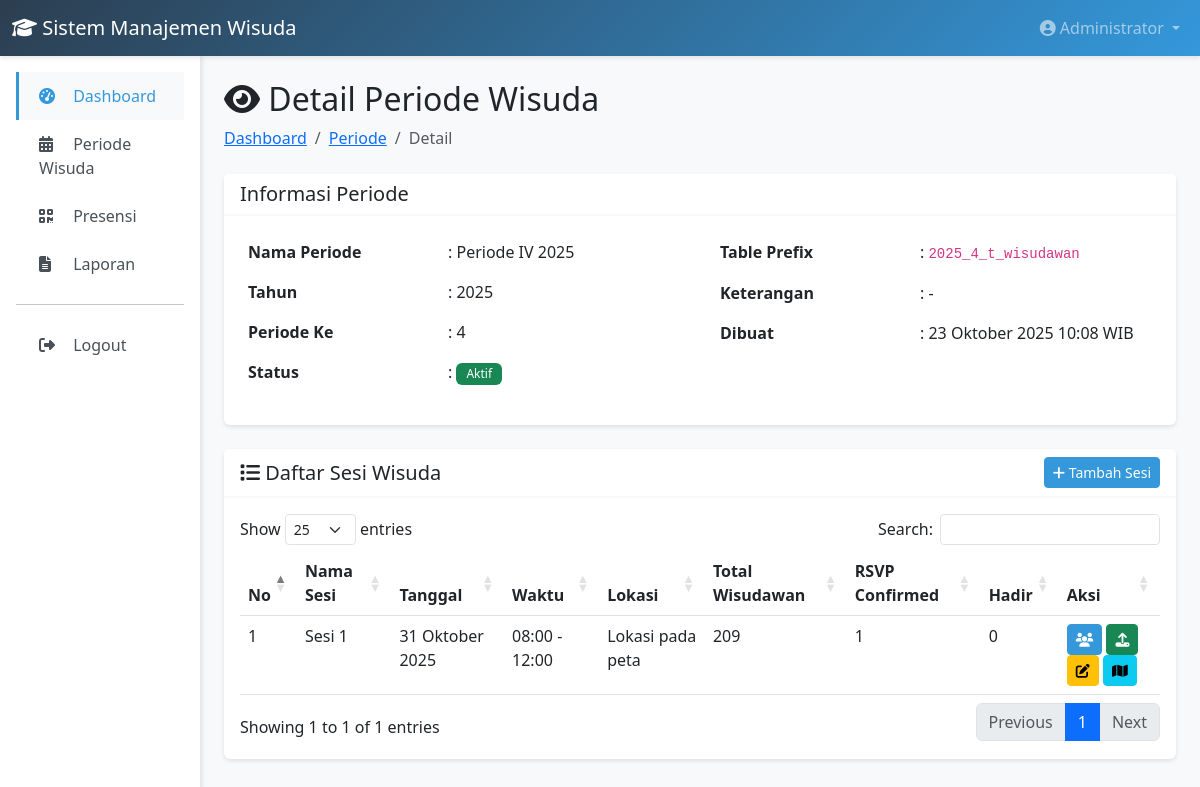
Page /index.php?url=admin/viewPeriode/2 (signed in) on the committed database.
### tables this page shows
CREATE TABLE `periode_wisuda` (
  `id` int NOT NULL,
  `nama_periode` varchar(100) NOT NULL,
  `tahun` year NOT NULL,
  `periode_ke` tinyint NOT NULL,
  `status` enum('aktif','selesai','draft') DEFAULT 'draft',
  `table_prefix` varchar(50) NOT NULL,
  `keterangan` text,
  `created_by` int DEFAULT NULL,
  `created_at` timestamp NULL DEFAULT CURRENT_TIMESTAMP,
  `updated_at` timestamp NULL DEFAULT CURRENT_TIMESTAMP ON UPDATE CURRENT_TIMESTAMP
);

CREATE TABLE `sesi_wisuda` (
  `id` int NOT NULL,
  `periode_id` int NOT NULL,
  `nama_sesi` varchar(100) NOT NULL,
  `tanggal` date NOT NULL,
  `waktu_mulai` time NOT NULL,
  `waktu_selesai` time NOT NULL,
  `lokasi` varchar(255) NOT NULL,
  `lokasi_iframe` text,
  `latitude` decimal(10,8) DEFAULT NULL,
  `longitude` decimal(11,8) DEFAULT NULL,
  `kapasitas` int DEFAULT '0',
  `informasi_tambahan` text,
  `created_at` timestamp NULL DEFAULT CURRENT_TIMESTAMP,
  `updated_at` timestamp NULL DEFAULT CURRENT_TIMESTAMP ON UPDATE CURRENT_TIMESTAMP
);

### app/controllers/AdminController.php (called while the page is built, shortened)
<?php
class AdminController extends Controller {
    private $periodeModel;
    private $sesiModel;
    public function __construct() {
        $this->periodeModel = new PeriodeWisuda();
        $this->sesiModel = new SesiWisuda();
    }
    public function viewPeriode($id) {
        $periode = $this->periodeModel->find($id);
        $sesiList = $this->sesiModel->getWithStats($id);
        $data = [
            'title' => 'Detail Periode - ' . $periode['nama_periode'],
            'periode' => $periode,
            'sesi_list' => $sesiList
        ];
        $this->view('admin/periode/view', $data);
    }
}

### app/helpers/functions.php (called while the page is built, shortened)
<?php
function e($string) {
    return htmlspecialchars($string, ENT_QUOTES, 'UTF-8');
}
function url($path = '') {
    if (empty($path)) {
        return BASE_URL . 'index.php';
    }
    return BASE_URL . 'index.php?url=' . ltrim($path, '/');
}
function formatDateIndo($date) {
    $months = [
        1 => 'Januari', 'Februari', 'Maret', 'April', 'Mei', 'Juni',
        'Juli', 'Agustus', 'September', 'Oktober', 'November', 'Desember'
    ];
    $timestamp = strtotime($date);
    $day = date('d', $timestamp);
    $month = $months[(int)date('m', $timestamp)];
    $year = date('Y', $timestamp);
    return $day . ' ' . $month . ' ' . $year;
}
function formatDateTimeIndo($datetime) {
    $timestamp = strtotime($datetime);
    return formatDateIndo($datetime) . ' ' . date('H:i', $timestamp) . ' WIB';
}

### app/core/Model.php (called while the page is built, shortened)
<?php
class Model {
    protected $db;
    protected $table;
    protected $primaryKey = 'id';
    public function __construct() {
        $this->db = Database::getInstance()->getConnection();
    }
    public function find($id) {
        $stmt = $this->db->prepare("SELECT * FROM {$this->table} WHERE {$this->primaryKey} = ?");
        $stmt->execute([$id]);
        return $stmt->fetch();
    }
    public function query($sql, $params = []) {
        $stmt = $this->db->prepare($sql);
        $stmt->execute($params);
        return $stmt;
    }
    public function queryOne($sql, $params = []) {
        $stmt = $this->query($sql, $params);
        return $stmt->fetch();
    }
    public function queryAll($sql, $params = []) {
        $stmt = $this->query($sql, $params);
        return $stmt->fetchAll();
    }
}

### app/core/Database.php (called while the page is built, shortened)
<?php
class Database {
    private static $instance = null;
    private $connection;
    private function __construct() {
        try {
            $dsn = "mysql:host=" . DB_HOST . ";dbname=" . DB_NAME . ";charset=" . DB_CHARSET;
            $options = [
                PDO::ATTR_ERRMODE => PDO::ERRMODE_EXCEPTION,
                PDO::ATTR_DEFAULT_FETCH_MODE => PDO::FETCH_ASSOC,
                PDO::ATTR_EMULATE_PREPARES => false,
            ];
            $this->connection = new PDO($dsn, DB_USER, DB_PASS, $options);
        } catch (PDOException $e) {
            die("Database connection failed: " . $e->getMessage());
        }
    }
    public static function getInstance() {
        if (self::$instance === null) {
            self::$instance = new self();
        }
        return self::$instance;
    }
    public function getConnection() {
        return $this->connection;
    }
}

### app/models/SesiWisuda.php (called while the page is built, shortened)
<?php
class SesiWisuda extends Model {
    protected $table = 'sesi_wisuda';
    public function getWithStats($periodeId) {
        $periode = $this->queryOne("SELECT table_prefix FROM periode_wisuda WHERE id = ?", [$periodeId]);
        $tableName = $periode['table_prefix'];
        return $this->queryAll("
            SELECT
                s.*,
                COUNT(w.id) as total_wisudawan,
                SUM(CASE WHEN w.status_rsvp = 'confirmed' THEN 1 ELSE 0 END) as confirmed_count,
                SUM(CASE WHEN w.presensi_hadir_at IS NOT NULL THEN 1 ELSE 0 END) as hadir_count
            FROM {$this->table} s
            LEFT JOIN `{$tableName}` w ON s.id = w.sesi_id
            WHERE s.periode_id = ?
            GROUP BY s.id
            ORDER BY s.tanggal, s.waktu_mulai
        ", [$periodeId]);
    }
}

### app/views/admin/periode/view.php (the view)
<?php require_once APP_PATH . '/views/layouts/header.php'; ?>
<?php require_once APP_PATH . '/views/layouts/navbar.php'; ?>
<div class="container-fluid">
    <div class="row">
        <div class="col-md-2 p-0">
            <?php require_once APP_PATH . '/views/layouts/sidebar_admin.php'; ?>
        </div>
        <div class="col-md-10 p-4">
            <div class="mb-4">
                <h2><i class="fas fa-eye"></i> Detail Periode Wisuda</h2>
                <nav aria-label="breadcrumb">
                    <ol class="breadcrumb">
                        <li class="breadcrumb-item"><a href="<?= url('admin/dashboard') ?>">Dashboard</a></li>
                        <li class="breadcrumb-item"><a href="<?= url('admin/periode') ?>">Periode</a></li>
                        <li class="breadcrumb-item active">Detail</li>
                    </ol>
                </nav>
            </div>
            <div class="card mb-4">
                <div class="card-header">
                    <h5 class="mb-0">Informasi Periode</h5>
                </div>
                <div class="card-body">
                    <div class="row">
                        <div class="col-md-6">
                            <table class="table table-borderless">
                                <tr>
                                    <th width="200">Nama Periode</th>
                                    <td>: <?= e($periode['nama_periode']) ?></td>
                                </tr>
                                <tr>
                                    <th>Tahun</th>
                                    <td>: <?= e($periode['tahun']) ?></td>
                                </tr>
                                <tr>
                                    <th>Periode Ke</th>
                                    <td>: <?= e($periode['periode_ke']) ?></td>
                                </tr>
                                <tr>
                                    <th>Status</th>
                                    <td>:
                                        <?php if ($periode['status'] === 'aktif'): ?>
                                            <span class="badge bg-success">Aktif</span>
                                        <?php elseif ($periode['status'] === 'selesai'): ?>
                                            <span class="badge bg-secondary">Selesai</span>
                                        <?php else: ?>
                                            <span class="badge bg-warning">Draft</span>
                                        <?php endif; ?>
                                    </td>
                                </tr>
                            </table>
                        </div>
                        <div class="col-md-6">
                            <table class="table table-borderless">
                                <tr>
                                    <th width="200">Table Prefix</th>
                                    <td>: <code><?= e($periode['table_prefix']) ?></code></td>
                                </tr>
                                <tr>
                                    <th>Keterangan</th>
                                    <td>: <?= e($periode['keterangan'] ?: '-') ?></td>
                                </tr>
                                <tr>
                                    <th>Dibuat</th>
                                    <td>: <?= formatDateTimeIndo($periode['created_at']) ?></td>
                                </tr>
                            </table>
                        </div>
                    </div>
                </div>
            </div>
            <div class="card">
                <div class="card-header d-flex justify-content-between align-items-center">
                    <h5 class="mb-0"><i class="fas fa-list"></i> Daftar Sesi Wisuda</h5>
                    <a href="<?= url('sesi/create/' . $periode['id']) ?>" class="btn btn-primary btn-sm">
                        <i class="fas fa-plus"></i> Tambah Sesi
                    </a>
                </div>
                <div class="card-body">
                    <?php if (empty($sesi_list)): ?>
                        <div class="alert alert-info">
                            <i class="fas fa-info-circle"></i> Belum ada sesi wisuda. Silakan tambah sesi terlebih dahulu.
                        </div>
                    <?php else: ?>
                        <div class="table-responsive">
                            <table class="table table-hover datatable">
                                <thead>
                                    <tr>
                                        <th>No</th>
                                        <th>Nama Sesi</th>
                                        <th>Tanggal</th>
                                        <th>Waktu</th>
                                        <th>Lokasi</th>
                                        <th>Total Wisudawan</th>
                                        <th>RSVP Confirmed</th>
                                        <th>Hadir</th>
                                        <th>Aksi</th>
                                    </tr>
                                </thead>
                                <tbody>
                                    <?php $no = 1; foreach ($sesi_list as $sesi): ?>
                                    <tr>
                                        <td><?= $no++ ?></td>
                                        <td><?= e($sesi['nama_sesi']) ?></td>
                                        <td><?= formatDateIndo($sesi['tanggal']) ?></td>
                                        <td><?= date('H:i', strtotime($sesi['waktu_mulai'])) ?> - <?= date('H:i', strtotime($sesi['waktu_selesai'])) ?></td>
                                        <td><?= e($sesi['lokasi']) ?></td>
                                        <td><?= $sesi['total_wisudawan'] ?? 0 ?></td>
                                        <td><?= $sesi['confirmed_count'] ?? 0 ?></td>
                                        <td><?= $sesi['hadir_count'] ?? 0 ?></td>
                                        <td>
                                            <a href="<?= url('wisudawan/index/' . $sesi['id']) ?>" class="btn btn-sm btn-primary" title="Data Wisudawan">
                                                <i class="fas fa-users"></i>
                                            </a>
                                            <a href="<?= url('wisudawan/upload/' . $sesi['id']) ?>" class="btn btn-sm btn-success" title="Upload Excel">
                                                <i class="fas fa-upload"></i>
                                            </a>
                                            <a href="<?= url('sesi/edit/' . $sesi['id']) ?>" class="btn btn-sm btn-warning" title="Edit">
                                                <i class="fas fa-edit"></i>
                                            </a>
                                            <a href="<?= url('lo/denah/' . $sesi['id']) ?>" class="btn btn-sm btn-info" title="Denah">
                                                <i class="fas fa-map"></i>
                                            </a>
                                        </td>
                                    </tr>
                                    <?php endforeach; ?>
                                </tbody>
                            </table>
                        </div>
                    <?php endif; ?>
                </div>
            </div>
        </div>
    </div>
</div>
<?php require_once APP_PATH . '/views/layouts/footer.php'; ?>

### app/views/layouts/header.php (style rules this page uses)
:root { --primary-color: #2c3e50; --secondary-color: #3498db; --success-color: #27ae60; --danger-color: #e74c3c; --warning-color: #f39c12; }
body { font-family: 'Segoe UI', Tahoma, Geneva, Verdana, sans-serif; background-color: #f8f9fa; }
.card { border: none; box-shadow: 0 2px 4px rgba(0,0,0,0.1); margin-bottom: 20px; }
.card-header { background-color: #fff; border-bottom: 2px solid #f8f9fa; font-weight: 600; }
.btn-primary { background-color: var(--secondary-color); border-color: var(--secondary-color); }
.table-responsive { border-radius: 5px; }
.badge { padding: 5px 10px; font-weight: 500; }

### rows in the picture
periode_wisuda: nama_periode "Periode IV 2025", tahun "2025", periode_ke "4", table_prefix "2025_4_t_wisudawan", keterangan "-", created_at "23 Oktober 2025 10:08 WIB"
sesi_wisuda: nama_sesi "Sesi 1", tanggal "31 Oktober 2025", waktu_mulai "08:00", waktu_selesai "12:00", lokasi "Lokasi pada peta", total_wisudawan "209", confirmed_count "1", hadir_count "0"

### other values in the picture
APP_NAME "Sistem Manajemen Wisuda"
$_SESSION['full_name'] "Administrator"
